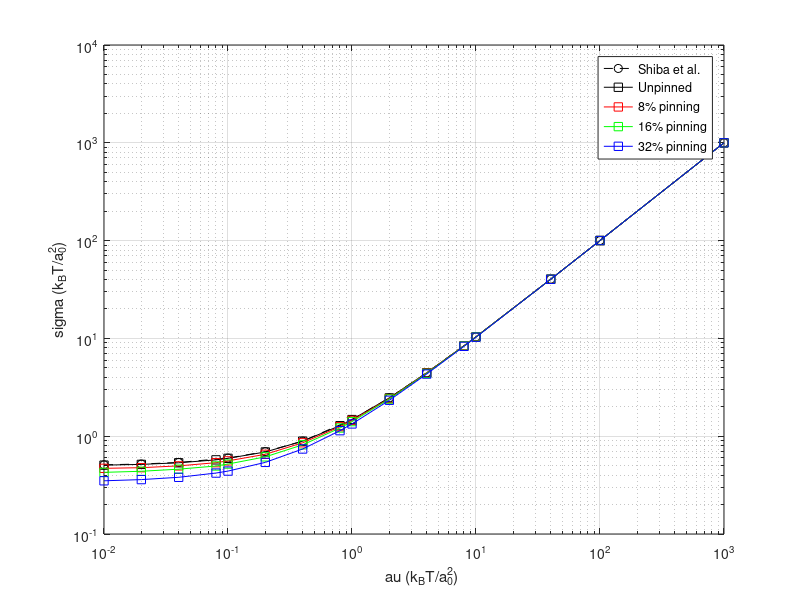
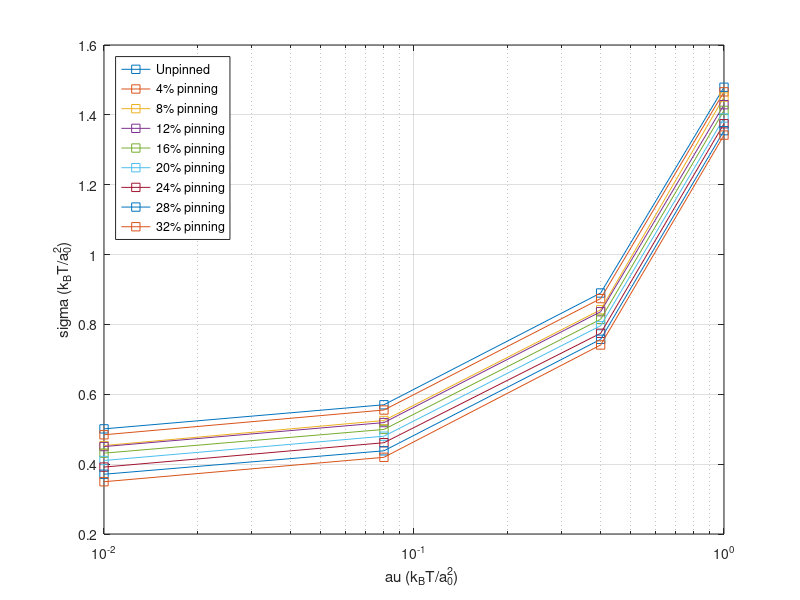
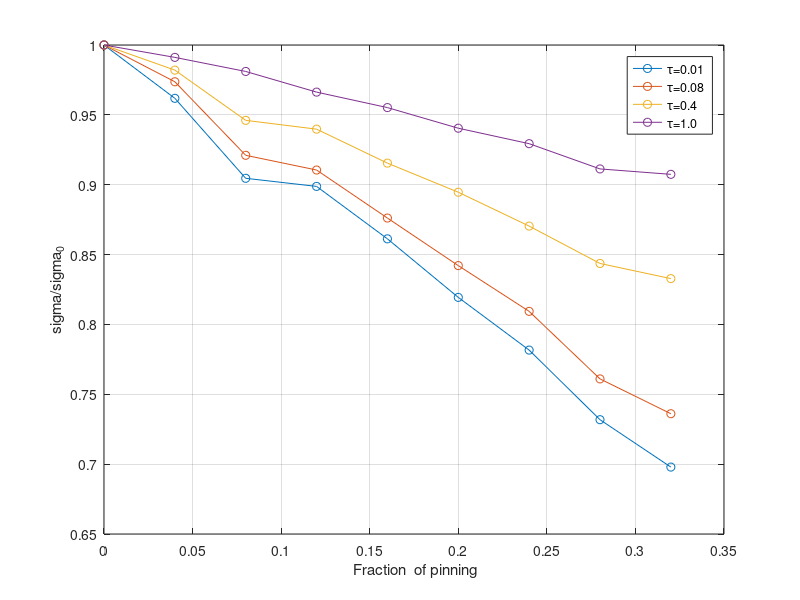
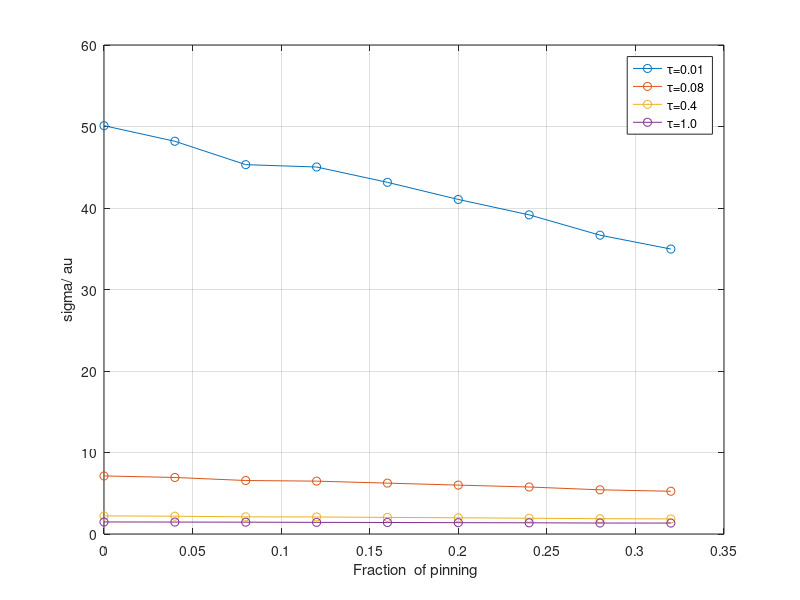

Reproduce these figures in MATLAB, in order.
%----------------------------sigma-tau plot-----------------------%
tau_shiba = [0.01, 0.02, 0.04, ...
    0.1, 0.2, 0.4, ...
    1.0, 2.0, 4.0, ...
    10, 40, ...
    100, ...
    1000];
   
sigma_shiba = [0.509713537, 0.519494765, 0.538834329, ...
    0.597235415, 0.694884157, 0.890458633, ...
    1.47868855, 2.462251327, 4.435035741, ...
    10.37539235, 40.23293487, ...
    100.1352802, ...
    1000.018997]; 

tau = [0.01, 0.02, 0.04, 0.08, ...
       0.1, 0.2, 0.4, 0.8, ...
       1.0, 2.0, 4.0, 8.0, ...
       10.0,40.0...
       100.0, ...
       1000.0];
   
sigma_shiba = [0.509713537, 0.519494765, 0.538834329, ...
    0.597235415, 0.694884157, 0.890458633, ...
    1.47868855, 2.462251327, 4.435035741, ...
    10.37539235, 40.23293487, ...
    100.1352802, ...
    1000.018997]; 

tau = [0.01, 0.02, 0.04, 0.08, ...
       0.1, 0.2, 0.4, 0.8, ...
       1.0, 2.0, 4.0, 8.0, ...
       10.0,40.0...
       100.0, ...
       1000.0];
   
sigma_unpinned = [0.506143, 0.515, 0.5348571, 0.5728571 ...
         0.5938709, 0.69, 0.89, 1.2805 ...
         1.479, 2.465, 4.448, 8.41 ...
         10.4, 40.280, 100.18, 1000.03];
            
sigma_normal_8 = [0.46928, 0.47666, 0.4972, 0.5359677 ...
         0.5594, 0.653, 0.85666, 1.2496825 ...
         1.451, 2.420, 4.42, 8.39066 ...
         10.379677, 40.264, 100.17, 1000.03];

sigma_normal_16 = [0.427, 0.438, 0.4602, 0.496 ...
         0.519333, 0.615, 0.816, 1.21333 ...
         1.41, 2.40, 4.3888, 8.365 ...
         10.3522580, 40.245, 100.16, 1000.0276984];
   
sigma_normal_32 = [0.350, 0.360, 0.380, 0.420 ... 
         0.440, 0.540, 0.740, 1.139 ...
         1.335, 2.329677, 4.3198412, 8.30 ...
         10.2913492, 40.21079365, 100.13, 1000.02419047];

%------------------ Plot -------------------%
figure(1)
loglog(tau_shiba,sigma_shiba,"ko--")
hold on
loglog(tau,sigma_unpinned,"ks-")
hold on
loglog(tau,sigma_normal_8,"rs-")
hold on
loglog(tau,sigma_normal_16,"gs-")
hold on
loglog(tau,sigma_normal_32,"bs-")
hold on
grid on
xlabel("\tau (k_BT/a_0^2)")
ylabel("\sigma (k_BT/a_0^2)")
legend('Shiba et al.','Unpinned','8% pinning','16% pinning','32% pinning')

%------------------------------Refined---------------------------%

tau = [0.01, 0.08, 0.4, 1.0];

unpinned = [0.501      ,0.570     ,0.890     ,1.479];
normal_4 = [0.48407742 ,0.555     ,0.874     ,1.4659];
normal_8 = [0.4532     ,0.525     ,0.842     ,1.451];
normal_12 = [0.4503    ,0.519     ,0.8364    ,1.42913];
normal_16 = [0.431493  ,0.4994    ,0.814747  ,1.41275];
normal_20 = [0.410498  ,0.480     ,0.796215  ,1.39092];
normal_24 = [0.391599  ,0.461333  ,0.774648  ,1.37455];
normal_28 = [0.371088  ,0.4381928 ,0.7573912 ,1.3547773];
normal_32 = [0.349648  ,0.419573  ,0.741193  ,1.34209];

sig_1 = [0.501, 0.48188, 0.4532, 0.4503, 0.431493, 0.410498, 0.391599, 0.36664, 0.349648] / 0.501;
sig_2 = [0.570, 0.555, 0.525, 0.519, 0.4994, 0.480, 0.461333, 0.433778, 0.419573] / 0.570;
sig_3 = [0.890, 0.874, 0.842, 0.8364, 0.814747, 0.796215, 0.774648, 0.750836, 0.741193] / 0.890;
sig_4 = [1.479,1.4659,1.451,1.42913,1.41275,1.39092,1.37455,1.34782,1.34209] / 1.479;

sig_by_tau_1 = [0.501, 0.48188, 0.4532, 0.4503, 0.431493, 0.410498, 0.391599, 0.36664, 0.349648] / 0.01;
sig_by_tau_2 = [0.570, 0.555, 0.525, 0.519, 0.4994, 0.480, 0.461333, 0.433778, 0.419573] / 0.08;
sig_by_tau_3 = [0.890, 0.874, 0.842, 0.8364, 0.814747, 0.796215, 0.774648, 0.750836, 0.741193] / 0.4;
sig_by_tau_4 = [1.479,1.4659,1.451,1.42913,1.41275,1.39092,1.37455,1.34782,1.34209];

percentages = [0.0, 0.04, 0.08, 0.12, 0.16, 0.20, 0.24, 0.28, 0.32];

%------------------------------------------------------%
figure(2)
semilogx(tau,unpinned,'Marker','s');
hold on
semilogx(tau,normal_4,'Marker','s');
hold on
semilogx(tau,normal_8,'Marker','s');
hold on
semilogx(tau,normal_12,'Marker','s');
hold on
semilogx(tau,normal_16,'Marker','s');
hold on
semilogx(tau,normal_20,'Marker','s');
hold on
semilogx(tau,normal_24,'Marker','s');
hold on
semilogx(tau,normal_28,'Marker','s');
hold on
semilogx(tau,normal_32,'Marker','s');
xlabel("\tau (k_BT/a_0^2)")
ylabel("\sigma (k_BT/a_0^2)")
grid on
legend('Unpinned','4% pinning','8% pinning','12% pinning','16% pinning', ...
    '20% pinning','24% pinning','28% pinning','32% pinning', 'location','northwest');

%-------------------------------------------------------%
figure(3)
plot(percentages, sig_1,'Marker','o')
hold on
plot(percentages, sig_2,'Marker','o')
hold on
plot(percentages, sig_3,'Marker','o')
hold on
plot(percentages, sig_4,'Marker','o')
hold on
grid on
xlabel(" Fraction  of pinning")
ylabel("\sigma/\sigma_{0}")
grid on
legend('\tau=0.01 ','\tau=0.08','\tau=0.4','\tau=1.0');
%-------------------------------------------------------%
figure(4)
plot(percentages, sig_by_tau_1,'Marker','o')
hold on
plot(percentages, sig_by_tau_2,'Marker','o')
hold on
plot(percentages, sig_by_tau_3,'Marker','o')
hold on
plot(percentages, sig_by_tau_4,'Marker','o')
hold on
grid on
xlabel(" Fraction  of pinning")
ylabel("\sigma/\tau")
grid on
legend('\tau=0.01 ','\tau=0.08','\tau=0.4','\tau=1.0');

%----------------------sigma Vs excess area------------------------%/
excess_area_unpinned = [0.0203,0.0202, 0.0194,0.0196,...
    0.0197,0.0194,0.0189,0.0181,...
    0.0170,0.0157,0.0133,0.0107,...
    0.0100,0.0056,...
    0.0032,...
    4.7*1e-4];
delta_a = 100*(excess_area_unpinned(1) - excess_area_unpinned);

excess_area_normal_8 = [0.0203,0.0202, 0.0194,0.0196,...
    0.0197,0.0194,0.0189,0.0181,...
    0.0170,0.0157,0.0133,0.0107,...
    0.0100,0.0056,...
    0.0032,...
    4.7*1e-4];
delta_a_normal_8 = 100*(excess_area_normal_8(1) - excess_area_normal_8);

excess_area_normal_16 = [0.0089,0.0089, 0.0089,0.0087,...
    0.0089,0.0088,0.0087,0.0086,...
    0.0085,0.0082,0.0078,0.0071,...
    0.0067,0.0043,...
    0.0025,...
    4.2367e-04];
delta_a_normal_16 = 100*(excess_area_normal_16(1) - excess_area_normal_16);

excess_area_normal_32 = [0.0059,0.0059, 0.0060,0.0059,...
    0.0060,0.0059,0.0059,0.0058,...
    0.0058,0.0057,0.0055,0.0052,...
    0.0049,0.0035,...
    7.4078e-04,...
    3.4295e-04];
delta_a_normal_32 = 100*(excess_area_normal_32(1) - excess_area_normal_32);


figure (5)
semilogy(delta_a, sigma_unpinned/sigma_unpinned(1),'bs-');
hold on
semilogy(delta_a_normal_8, sigma_normal_8/sigma_normal_8(1),'rs-');
hold on
semilogy(delta_a_normal_16, sigma_normal_16/sigma_normal_16(1),'gs-');
hold on
semilogy(delta_a_normal_32, sigma_normal_32/sigma_normal_32(1),'ks-');
xlabel(" \Deltaa = a_0-a (%)")
ylabel("\sigma/\sigma_0")
grid on
legend('Unpinned','8% pinning','16% pinning','32% pinning')
